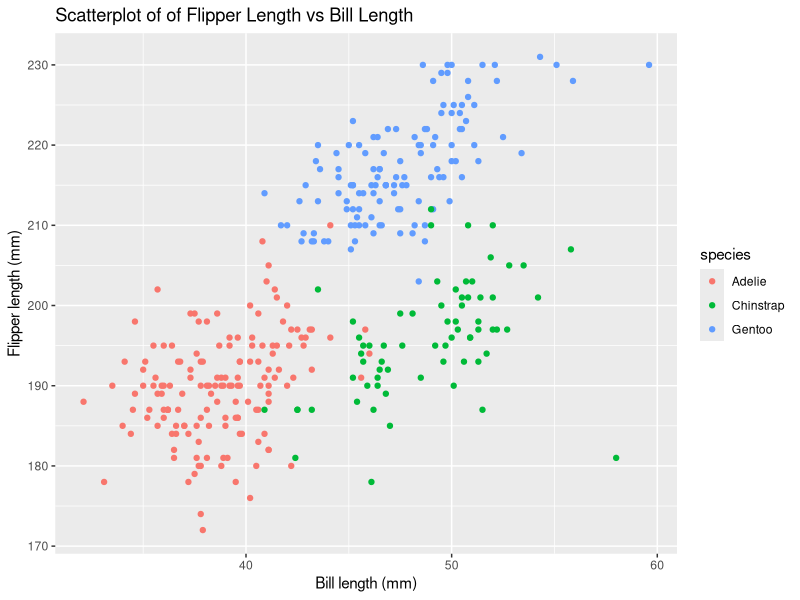
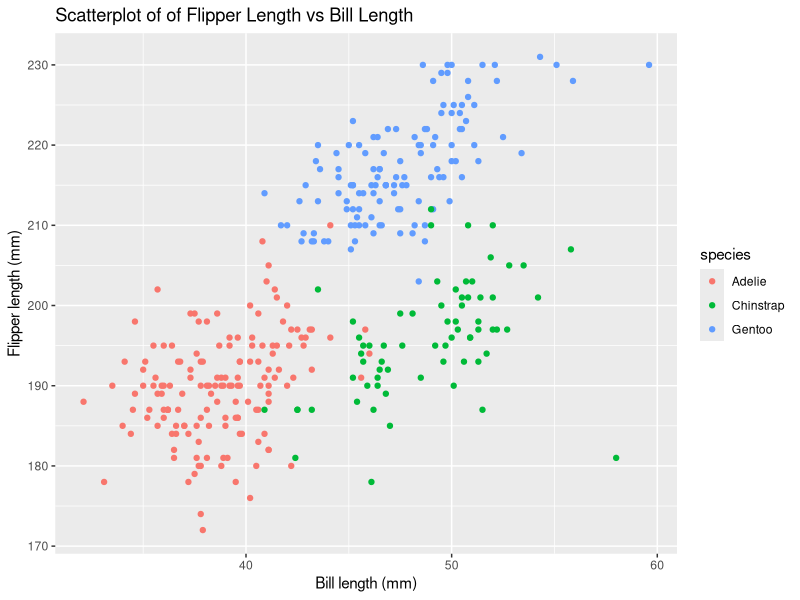

R code for these plots, in order:
## ---- chunk 1
knitr::opts_chunk$set(echo = TRUE)
## ---- chunk 2
library(ggplot2)
library(tidyverse)
## ---- chunk 3
data("penguins", package = "palmerpenguins")
## ---- chunk 4
head(penguins,5)
## ---- chunk 5
ggplot(penguins, aes(x=bill_length_mm, y=flipper_length_mm,color=species)) +
  geom_point() +ggtitle("Scatterplot of of Flipper Length vs Bill Length")+labs(y = "Flipper length (mm)", x = "Bill length (mm)")
ggsave("q1_plot.pdf")
## ---- chunk 6
set.seed(123)

df = tibble(
  x = rnorm(10, mean= 0,sd = 1),
  vec_char = rep("num", 10) ,
  vec_logical = ifelse(x[1:10]>0,TRUE,FALSE),
  vec_factor = rep(factor(LETTERS[1:3]),4,length.out = 10)
)
## ---- chunk 7
mean(pull(df,x))
mean(pull(df,vec_char))
mean(pull(df,vec_logical))
mean(pull(df,vec_factor))
## ---- chunk 8
as.numeric(pull(df,vec_char))
as.numeric(pull(df,vec_logical))
as.numeric(pull(df,vec_factor))
